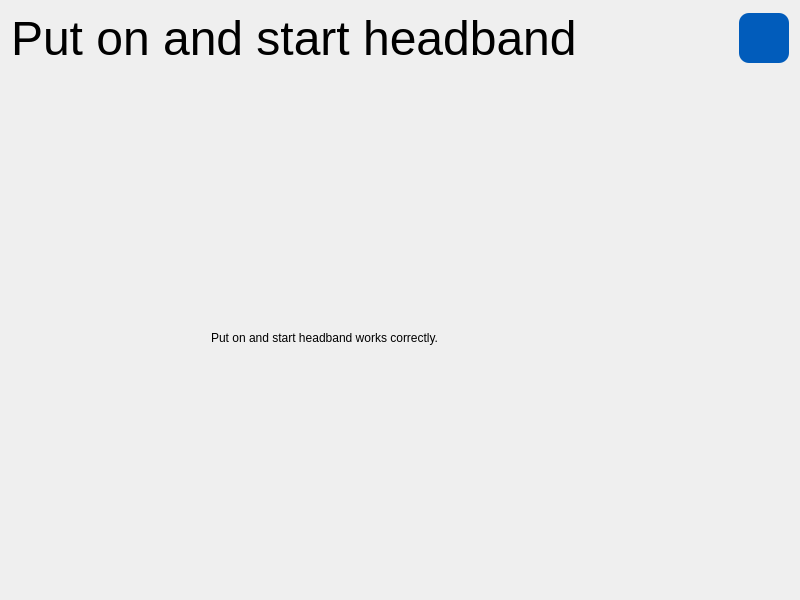
<?xml version="1.0" encoding="UTF-8"?>
<ui version="4.0">
 <class>Widget</class>
 <widget class="QWidget" name="Widget">
  <property name="geometry">
   <rect>
    <x>0</x>
    <y>0</y>
    <width>800</width>
    <height>600</height>
   </rect>
  </property>
  <property name="sizePolicy">
   <sizepolicy hsizetype="Expanding" vsizetype="Expanding">
    <horstretch>0</horstretch>
    <verstretch>0</verstretch>
   </sizepolicy>
  </property>
  <property name="maximumSize">
   <size>
    <width>3840</width>
    <height>2160</height>
   </size>
  </property>
  <property name="windowTitle">
   <string>Put on and start headband</string>
  </property>
  <layout class="QVBoxLayout" name="verticalLayout">
   <item>
    <layout class="QHBoxLayout" name="horizontalLayout_4">
     <property name="sizeConstraint">
      <enum>QLayout::SizeConstraint::SetMaximumSize</enum>
     </property>
     <item>
      <widget class="QLabel" name="widget_title">
       <property name="maximumSize">
        <size>
         <width>16777215</width>
         <height>100</height>
        </size>
       </property>
       <property name="font">
        <font>
         <family>Arial</family>
         <pointsize>36</pointsize>
        </font>
       </property>
       <property name="text">
        <string>Put on and start headband</string>
       </property>
      </widget>
     </item>
     <item>
      <spacer name="horizontalSpacer">
       <property name="orientation">
        <enum>Qt::Orientation::Horizontal</enum>
       </property>
       <property name="sizeHint" stdset="0">
        <size>
         <width>40</width>
         <height>20</height>
        </size>
       </property>
      </spacer>
     </item>
     <item>
      <widget class="QPushButton" name="button_info">
       <property name="minimumSize">
        <size>
         <width>50</width>
         <height>50</height>
        </size>
       </property>
       <property name="maximumSize">
        <size>
         <width>50</width>
         <height>50</height>
        </size>
       </property>
       <property name="styleSheet">
        <string notr="true">QPushButton {
    color: rgb(255, 255, 255);
    background-color: rgb(1, 92, 187);
    border: 1px;
    border-radius: 10px;
}

QPushButton:hover {
    color: rgb(220,221,229);
    background-color: rgb(37, 150, 190);
}

QPushButton:pressed {
    color: rgb(220,221,229);
    background-color: rgb(37, 150, 190);
}</string>
       </property>
       <property name="text">
        <string/>
       </property>
       <property name="icon">
        <iconset theme="QIcon::ThemeIcon::DialogInformation"/>
       </property>
       <property name="iconSize">
        <size>
         <width>40</width>
         <height>40</height>
        </size>
       </property>
      </widget>
     </item>
    </layout>
   </item>
   <item>
    <widget class="QWidget" name="widget_body" native="true">
     <property name="sizePolicy">
      <sizepolicy hsizetype="Expanding" vsizetype="Expanding">
       <horstretch>0</horstretch>
       <verstretch>0</verstretch>
      </sizepolicy>
     </property>
     <property name="maximumSize">
      <size>
       <width>3840</width>
       <height>2160</height>
      </size>
     </property>
     <widget class="QLabel" name="label_body">
      <property name="geometry">
       <rect>
        <x>200</x>
        <y>160</y>
        <width>391</width>
        <height>211</height>
       </rect>
      </property>
      <property name="font">
       <font>
        <bold>false</bold>
       </font>
      </property>
      <property name="text">
       <string>Put on and start headband works correctly.</string>
      </property>
     </widget>
    </widget>
   </item>
  </layout>
 </widget>
 <resources/>
 <connections/>
</ui>
